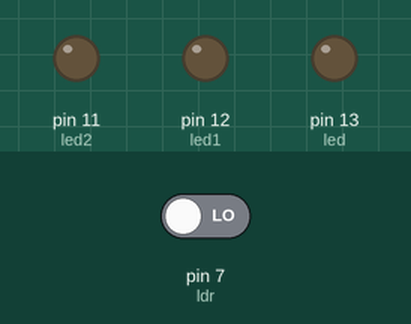
Simulated run of this sketch. Board: Arduino Uno, built with avr-gcc and run on an emulated ATmega328P. Shown: output pins drawn as LEDs (lit = HIGH). The test bench sets the inputs (shaded band); at power-on: pin 7 (ldr) LOW.

Above: at 1.8 s.
1.9 s: pin 7 (ldr) driven HIGH
At 2.4 s:
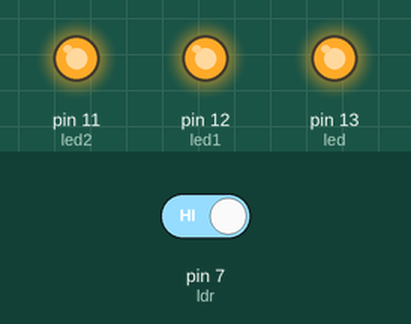
3.5 s: pin 7 (ldr) driven LOW
At 4.8 s:
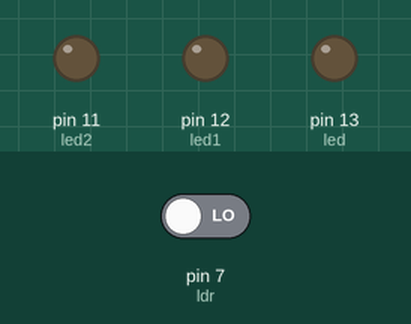
Timing chart, 0 to 6.5 s (numbered marks = the images above; inputs shaded):
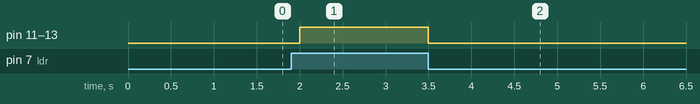

The sketch:

Automatic_light_lamp_assignment-1_.ino
```cpp
const int ldr = 7;
const int led = 13;
const int led1 = 12;
const int led2 = 11;

void setup() {
  pinMode(ldr,INPUT);//define pin as input sensor
  pinMode(led,OUTPUT);//define pin as output sensor
  pinMode(led1,OUTPUT);
  pinMode(led2 ,OUTPUT);

}

void loop() {
int y =digitalRead(ldr);//read the sensor
if (y==1){
  digitalWrite(led,HIGH);//turn on led
  digitalWrite(led1,HIGH);
  digitalWrite(led2,HIGH);

}else{digitalWrite(led,LOW);//turn off led
     digitalWrite(led1,LOW);
     digitalWrite(led2,LOW);
}
delay(500);

}
```

Measured:
- after the input at 1.9 s, pin 11 (led2), pin 12 (led1), pin 13 (led): LOW → HIGH after 0.10 s
- after the input at 3.5 s, pin 11 (led2), pin 12 (led1), pin 13 (led): HIGH → LOW at once
